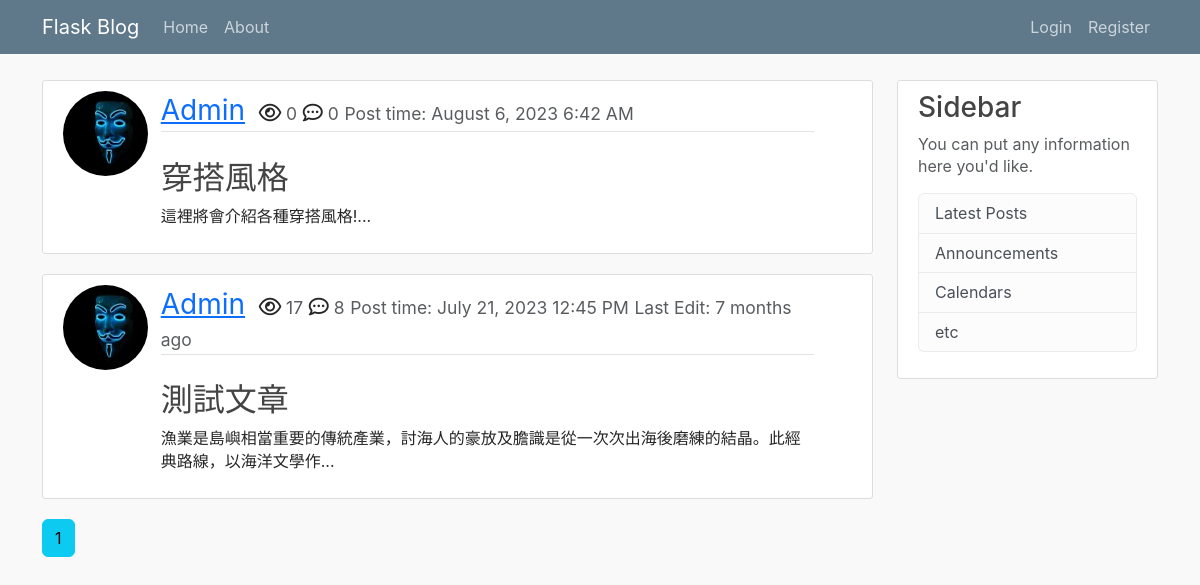
The app's page /home, older data.
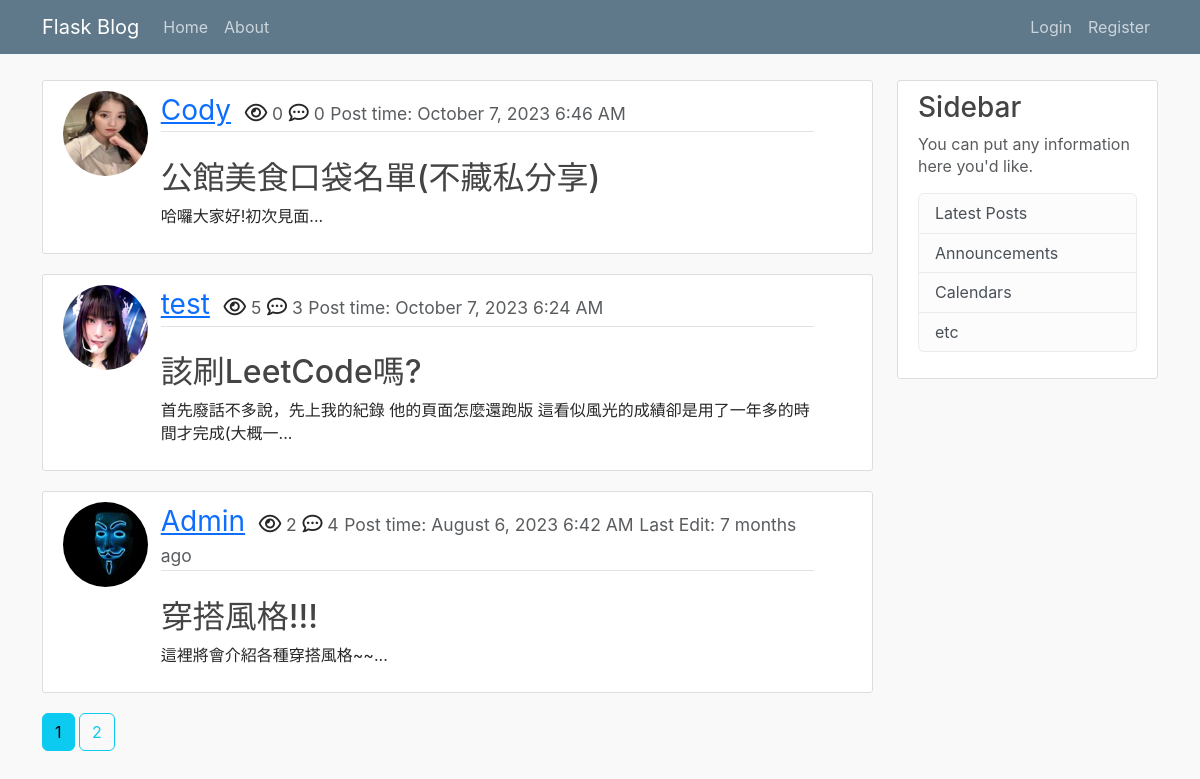
The same page, newer data.
### flask_blog/models.py (models this page shows, shortened)
class Post(db.Model):
    __tablename__ = 'post'
    id = db.Column(db.Integer, primary_key=True)
    title = db.Column(db.String(100), nullable=False)
    date_posted = db.Column(db.DateTime, nullable=False, default=datetime.utcnow)
    date_edited = db.Column(db.DateTime) # 這裡應該改成可空且預設為None
    view = db.Column(db.Integer, nullable=False, default=0)
    content = db.Column(db.Text, nullable=False)
    user_id = db.Column(db.Integer, db.ForeignKey('user.id', ondelete='CASCADE'), nullable=False)
    comments = db.relationship('Comment', backref='post', lazy=True, cascade='all, delete')
    category = db.Column(db.String(100), nullable=False)

class User(db.Model, UserMixin):
    __tablename__ = 'user'
    id = db.Column(db.Integer, primary_key=True)
    username = db.Column(db.String(20), unique=True, nullable=False)
    email = db.Column(db.String(120), unique=True, nullable=False)
    image_file = db.Column(db.String(20), unique=False, nullable=False, default='default.jpg')
    password = db.Column(db.String(60), nullable=False)
    posts = db.relationship('Post', backref='author', lazy=True, cascade='all, delete') # lazy="select"
    comments = db.relationship('Comment', backref='user', lazy=True, cascade='all, delete')
    likes = db.relationship('Like', backref='user', lazy=True, cascade='all, delete')

### flask_blog/main/routes.py (the view)
@main.route('/')
@main.route('/home')
def home():
    page = request.args.get('page', 1, type=int) # 製造一個optional的參數:頁數， 1是預設值， 並且只接受int
    category = request.args.get('category', None) #如果沒有指定要哪個category，則顯示全部貼文
    if not category:
        posts = Post.query.order_by(Post.date_posted.desc()).paginate(page=page, per_page=3)
    elif category in {'Travel', 'Food', 'Style'}:
        print(f'yes the category is: {category}')
        posts = Post.query.filter_by(category=category).order_by(Post.date_posted.desc()).paginate(page=page, per_page=2)
    else:
        abort(404)
    return render_template('home.html', title = 'Home', posts=posts)

### flask_blog/templates/home.html
{% extends 'layout.html' %}
{% block content %}
    {% if posts.items %}
    {% for post in posts.items %}
      <article class="media content-section">
        <div class="row">
          <div class="col-1">
            <img class="rounded-circle article-img" src="{{ url_for('static', filename='profile_pics/' + post.author.image_file) }}">
          </div>
          <div class="media-body col-10">
            <div class="article-metadata">
              <a class="user-name" href="{{ url_for('users.user_posts', username=post.author.username ) }}">{{ post.author.username }}</a>
              <i class="far fa-eye icon-class"></i><small class='text-muted'> {{ post.view }}</small>
              <i class='far fa-comment-dots icon-class'></i><small class='text-muted'> {{ post.comments|length }}</small>
              <small class='text-muted'>Post time: {{ moment(post.date_posted).format('LLL') }}</small>
              {% if post.date_edited %}
                <small class= 'text-muted'>Last Edit: {{ moment(post.date_edited).fromNow(refresh=True) }}</small>
              {% endif %}
            </div>
            <br>
            <div>
              <h2><a class="article-title" href="{{ url_for('posts.post', post_id=post.id) }}">{{ post.title }}</a></h2>
              <p class="article-content">{{ (post.content|striptags)[:50] }}...</p>
            </div>
          </div>
        </div>
      </article>
    {% endfor %}
    {% else %}
    <h1>No Posts</h1>
    {% endif %}
    {% for page_num in posts.iter_pages(left_edge=1, right_edge=1, left_current=1, right_current=2) %}
      {% if page_num %}
        {% if posts.page == page_num %}
          <a href="{{ url_for('main.home', page=page_num) }}" class="btn btn-info mb-4">{{ page_num }}</a>
        {% else %}
          <a href="{{ url_for('main.home', page=page_num) }}" class="btn btn-outline-info mb-4">{{ page_num }}</a>
        {% endif %}
      {% else %}
        ...
      {% endif %}
    {% endfor %}
{% endblock content %}

Row changes from the older to the newer data that the page shows:
no longer on this page (row edited): Post: image_file (picture), author.username "Admin", view "17", comments|length "8", date_posted "July 21, 2023 12:45 PM", date_edited "7 months ago", title "測試文章", content "漁業是島嶼相當重要的傳統產業，討海人的豪放及膽識是從一次次出海後磨練的結晶。此經典路線，以海洋文學作"
added Post: image_file (picture), author.username "Cody", view "0", comments|length "0", date_posted "October 7, 2023 6:46 AM", title "公館美食口袋名單(不藏私分享)", content "哈囉大家好!初次見面"
added Post: image_file (picture), author.username "test", view "5", comments|length "3", date_posted "October 7, 2023 6:24 AM", title "該刷LeetCode嗎?", content "首先廢話不多說，先上我的紀錄 他的頁面怎麼還跑版 這看似風光的成績卻是用了一年多的時間才完成(大概一"
changed Post "Admin": view "0" → "2"; comments|length "0" → "4"; date_edited (not shown) → "7 months ago"; title "穿搭風格" → "穿搭風格!!!"; content "這裡將會介紹各種穿搭風格!" → "這裡將會介紹各種穿搭風格~~"
Text that changed along with them:
new list line: "2"
